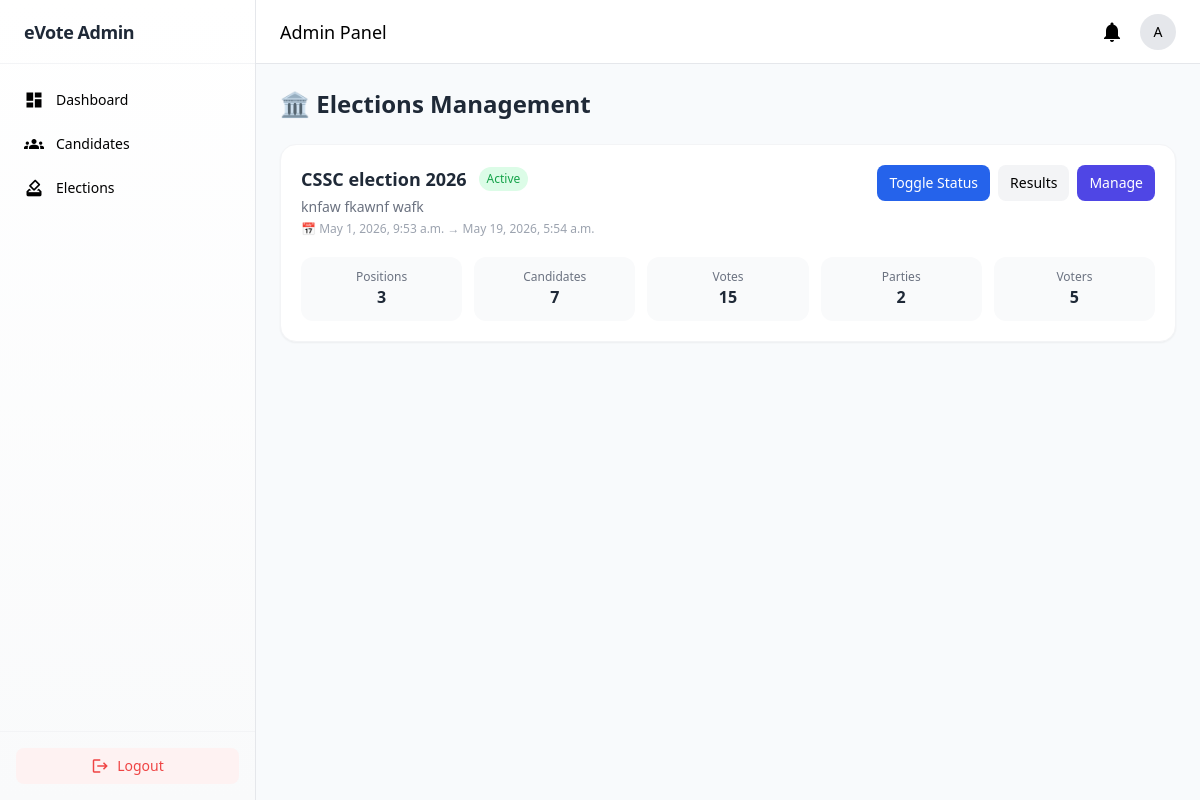
Before: /admin_election_list/ (signed in) with the older database file.
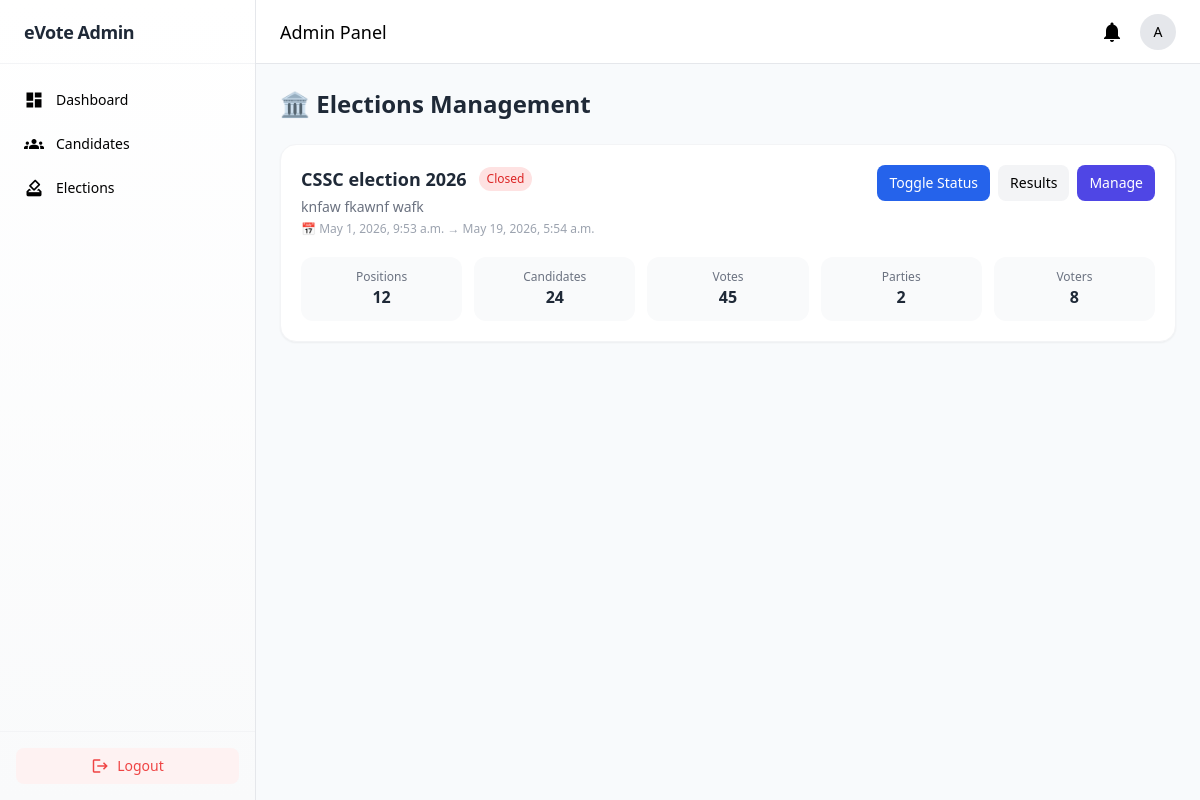
After: the same page with the newer database file.
### election/models.py (models this page shows, shortened)
class Election(models.Model):
    title = models.CharField(max_length=255)
    description = models.TextField(blank=True)
    start_datetime = models.DateTimeField()
    end_datetime = models.DateTimeField()
    is_active = models.BooleanField(default=False)
    created_at = models.DateTimeField(auto_now_add=True)

### election/views.py (the view)
# urls.py: path('admin_election_list/', views.admin_election_list, name='admin_election_list'),
@login_required(login_url="admin_login")
def admin_election_list(request):
    if not request.user.is_superuser:
        return redirect("admin_login")
    if request.method == "POST":
        election = get_object_or_404(Election, id=request.POST.get("election_id"))
        election.is_active = not election.is_active
        election.save(update_fields=["is_active"])
        return redirect("admin_election_list")
    return render(
        request,
        "admins/admin_elections.html",
        {"elections": Election.objects.all()},
    )

### election/context_processors.py (called while the page is built)
def election_status(request):
    return get_election_status()

### election/utils.py (called while the page is built)
def get_election_status():
    election = Election.objects.first()
    if not election:
        return {
            "status": "none",
            "election": None
        }
    now = timezone.now()
    if election.start_datetime and now < election.start_datetime:
        return {
            "status": "upcoming",
            "election": election
        }
    if election.end_datetime and now > election.end_datetime:
        return {
            "status": "closed",
            "election": election
        }
    if election.is_active:
        return {
            "status": "active",
            "election": election
        }
    return {
        "status": "closed",
        "election": election
    }

### templates/admins/admin_elections.html (shortened to what this page needs)
{% extends "admins/admin_base.html" %}
{% block content %}
<div class="flex items-center justify-between mb-6">
    <h1 class="text-2xl font-bold text-gray-800">🏛 Elections Management</h1>
</div>
<div class="grid gap-5">
{% for election in elections %}
<div class="bg-white rounded-2xl shadow-sm border border-gray-100 p-5 hover:shadow-md transition">
    <div class="flex flex-col md:flex-row md:items-start md:justify-between gap-4">
        <div class="space-y-1">
            <div class="flex items-center gap-3">
                <h2 class="text-lg font-bold text-gray-800">
                    {{ election.title }}
                </h2>
                {% if election.is_active %}
                    <span class="text-xs px-2 py-1 rounded-full bg-green-100 text-green-600">
                        Active
                    </span>
                {% else %}
                    <span class="text-xs px-2 py-1 rounded-full bg-red-100 text-red-600">
                        Closed
                    </span>
                {% endif %}
            </div>
            <p class="text-sm text-gray-500">
                {{ election.description|default:"No description provided." }}
            </p>
            <p class="text-xs text-gray-400 mt-1">
                📅 {{ election.start_datetime }} → {{ election.end_datetime }}
            </p>
        </div>
        <div class="flex flex-wrap gap-2">
            <form method="POST">
                <button class="px-3 py-2 rounded-lg text-sm bg-blue-600 text-white hover:bg-blue-700">
                    Toggle Status
                </button>
            </form>
            <a href="{% url 'admin_election_results' election.id %}"
               class="px-3 py-2 rounded-lg text-sm bg-gray-100 hover:bg-gray-200">
                Results
            </a>
            <a href=""
               class="px-3 py-2 rounded-lg text-sm bg-indigo-600 text-white hover:bg-indigo-700">
                Manage
            </a>
        </div>
    </div>
    <div class="grid grid-cols-2 md:grid-cols-5 gap-3 mt-5 text-center">
        <div class="bg-gray-50 p-3 rounded-xl">
            <p class="text-xs text-gray-500">Positions</p>
            <p class="font-bold text-gray-800">{{ election.positions.count }}</p>
        </div>
        <div class="bg-gray-50 p-3 rounded-xl">
            <p class="text-xs text-gray-500">Candidates</p>
            <p class="font-bold text-gray-800">{{ election.candidates.count }}</p>
        </div>
        <div class="bg-gray-50 p-3 rounded-xl">
            <p class="text-xs text-gray-500">Votes</p>
            <p class="font-bold text-gray-800">{{ election.votes.count }}</p>
        </div>
        <div class="bg-gray-50 p-3 rounded-xl">
            <p class="text-xs text-gray-500">Parties</p>
            <p class="font-bold text-gray-800">{{ election.parties.count }}</p>
        </div>
        <div class="bg-gray-50 p-3 rounded-xl">
            <p class="text-xs text-gray-500">Voters</p>
            <p class="font-bold text-gray-800">
                {{ election.votingsession_set.count }}
            </p>
        </div>
    </div>
</div>
{% endfor %}
</div>
{% endblock %}

Changed rows visible on the page:
changed Election "knfaw fkawnf wafk": positions.count "3" → "12"; candidates.count "7" → "24"; votes.count "15" → "45"; votingsession_set.count "5" → "8"; is_active "Active" → "Closed"
